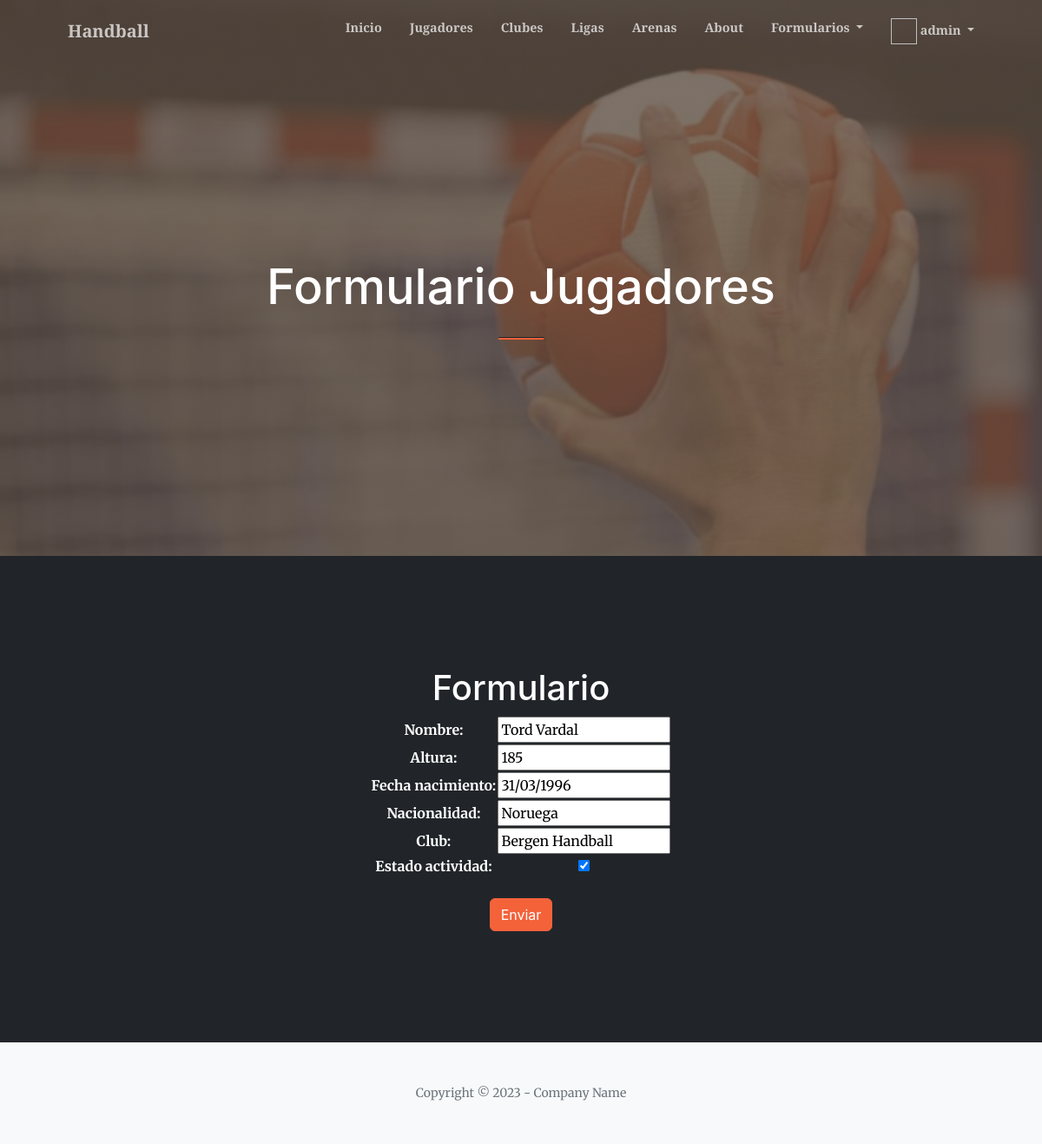
The page /update_jugadores/2 (signed in) on the database its author committed.
### handball_app/models.py (models this page shows, shortened)
class Jugador(models.Model):
    nombre = models.CharField(max_length=255)
    altura = models.IntegerField()
    fecha_nacimiento = models.DateField()
    nacionalidad = models.CharField(max_length=100)
    club = models.CharField(max_length=100)
    estado_actividad = models.BooleanField()
    class Meta:
        verbose_name = 'Jugador'
        verbose_name_plural = 'Jugadores'

### handball_app/views.py (the view)
# urls.py: path('update_jugadores/<int:pk>', JugadorUpdate.as_view(), name='update_jugadores'),
class JugadorUpdate(LoginRequiredMixin, UpdateView):
    model = Jugador
    fields = ['nombre', 'altura', 'fecha_nacimiento', 'nacionalidad', 'club', 'estado_actividad']
    success_url = reverse_lazy('jugadores')

### handball_app/templates/handball_app/jugador_form.html (shortened to what this page needs)
{% extends 'handball_app/base_form.html' %}
{% load static %}
{% block titulo %}
    Formulario Jugadores
{% endblock titulo %}
{% block datos %}
<h1 class="text-white mt-0">Formulario</h1>
<form action="" method="post">
    <table class="mx-auto">
        {{ form.as_table }}
    </table>
    <br>
    <input class="btn btn-primary" type="submit" value="Enviar">
</form>
{% endblock datos %}

### handball_app/templates/handball_app/base_navbar.html (shortened to what this page needs)
{% load static %}
{% block head %}
{% endblock head %}
<nav class="navbar navbar-expand-lg navbar-light fixed-top py-3" id="mainNav">
    <div class="container px-4 px-lg-5">
        <a class="navbar-brand" href="#page-top">Handball</a>
        <div class="collapse navbar-collapse" id="navbarResponsive">
            <ul class="navbar-nav ms-auto my-2 my-lg-0">
                <li class="nav-item"><a class="nav-link" href="{% url 'home' %}">Inicio</a></li>
                <li class="nav-item"><a class="nav-link" href="{% url 'jugadores' %}">Jugadores</a></li>
                <li class="nav-item"><a class="nav-link" href="{% url 'clubes' %}">Clubes</a></li>
                <li class="nav-item"><a class="nav-link" href="{% url 'ligas' %}">Ligas</a></li>
                <li class="nav-item"><a class="nav-link" href="{% url 'arenas' %}">Arenas</a></li>
                <li class="nav-item"><a class="nav-link" href="{% url 'about' %}">About</a></li>
                {% if user.is_authenticated %}
                <li class="nav-item dropdown">
                    <a class="nav-link dropdown-toggle" href="#" role="button" data-bs-toggle="dropdown" aria-expanded="false">
                        Formularios
                    </a>
                </li>
                {% endif %}
                <li class="nav-item dropdown">
                    <a class="nav-link dropdown-toggle" href="#" role="button" data-bs-toggle="dropdown" aria-expanded="false">
                        {% if user.is_authenticated %}
                            {% if request.session.avatar != 'Ningún avatar encontrado' %}
                            <img src="{{ request.session.avatar }} " height="30px" width="30px">
                            {% else %}
                                <i class="fa-solid fa-user"></i>
                            {% endif %}
                            {{ user.username }}
                        {% else %}
                        <i class="fa-solid fa-user"></i>
                        {% endif %}
                    </a>
                </li>
            </ul>
        </div>
    </div>
</nav>
{% block body_resto %}
{% endblock body_resto %}

### rows shown on the page
Jugador: nombre "Tord Vardal", altura "185", fecha_nacimiento "31/03/1996", nacionalidad "Noruega", club "Bergen Handball", estado_actividad "☑"

### other values the page prints
{{ user.username }} "admin"
